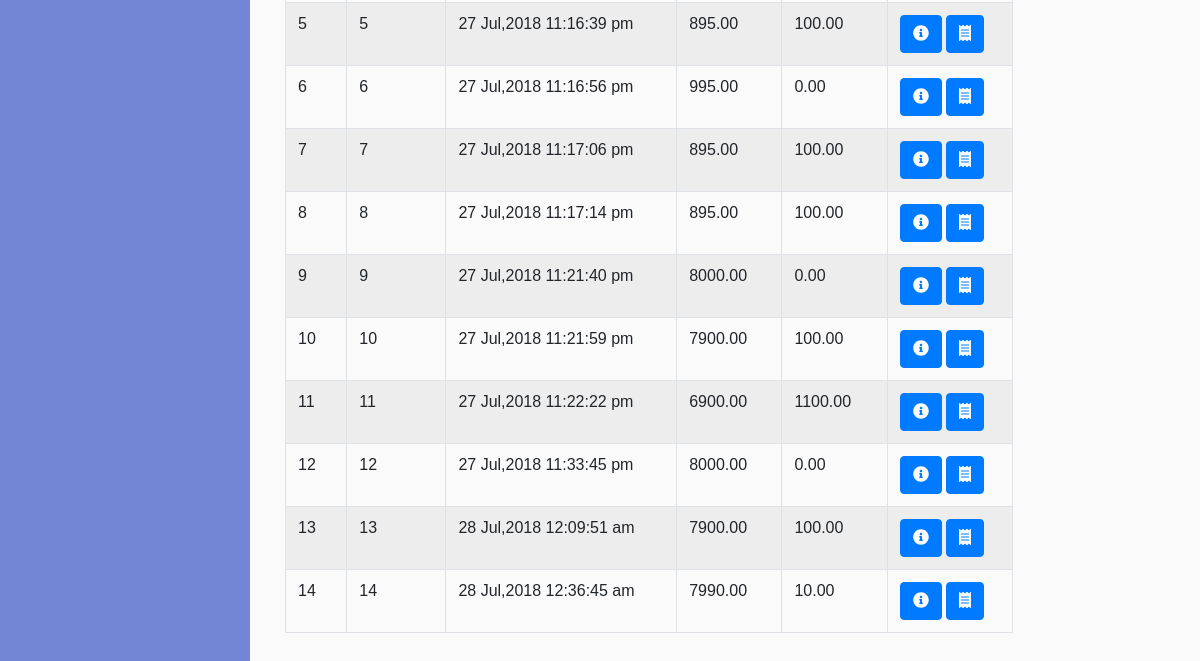
The app's page /order_list.php (signed in, lower part), older data.
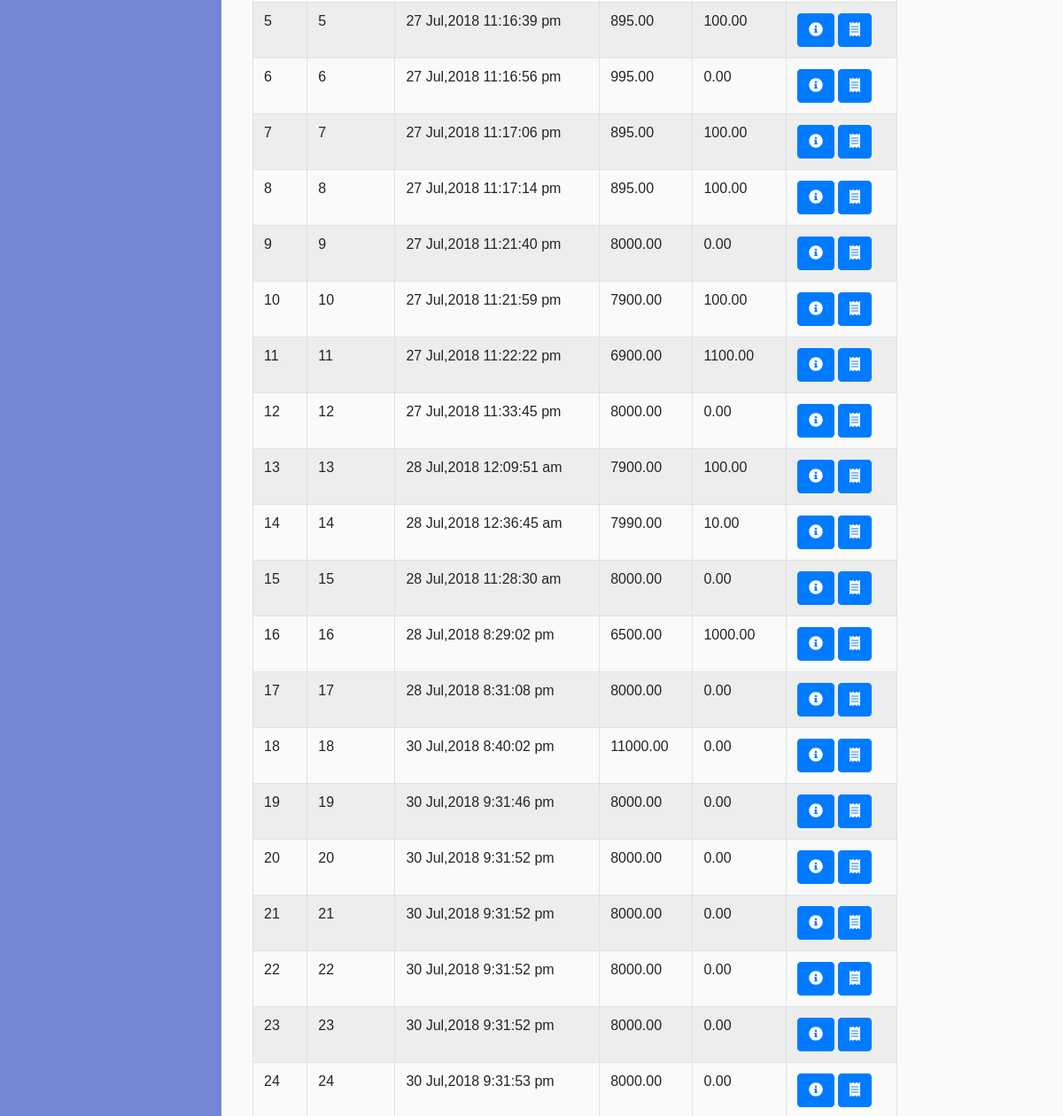
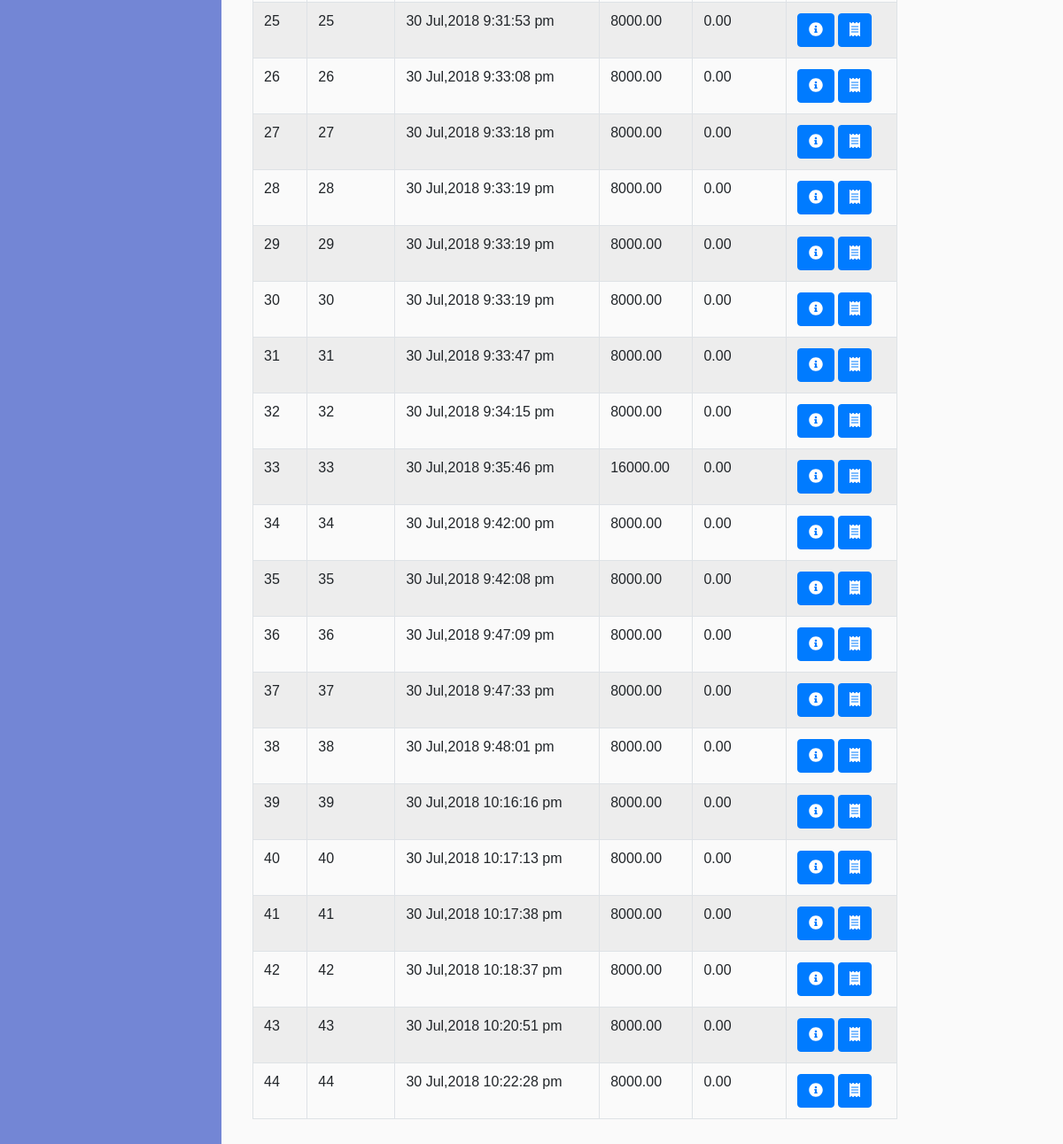
The same page, newer data (2 pictures, top to bottom).
### tables this page shows
CREATE TABLE `order` (
  `order_id` int(11) NOT NULL,
  `discount` float NOT NULL,
  `coustomer_id` int(11) NOT NULL,
  `status` tinyint(4) NOT NULL,
  `created` datetime NOT NULL,
  `total_amount` varchar(45) NOT NULL,
  `payment_type` varchar(60) NOT NULL,
  `user_used_id` int(11) NOT NULL
);

### core/database.php (called while the page is built, shortened)
<?php
class Database{
	private $dbhost;
	private $dbuser;
	private $dbpassword;
	private $dbname;
	private $connection;
	private $sql;
	private $result = array();
	public function __construct() {
		$this->dbhost = 'localhost';
		$this->dbuser = 'root';
		$this->dbpassword = '';
		$this->dbname = 'pos';
		$this->connection = '';
		$this->sql = '';
	}
	public function get_all_rows() {
		$query = $this->connection->query($this->sql);
		if($query) {
			$this->num_rows = $query->num_rows;
			$this->result = array();
			for($i = 0; $i < $this->num_rows; $i++) {
				array_push($this->result, $query->fetch_assoc());
			}
			return true;
		}
		return false;
	}
	public function connect() {
		$this->connection = new mysqli($this->dbhost, $this->dbuser, $this->dbpassword, $this->dbname);
		return true;
	}
    public function set_sql($str) {
    	$this->sql = $str;
    }
    public function get_result() {return $this->result;}
}
?>

### order_list.php (the view, shortened to what this page needs)
<?php
require_once('includes/header.php');
require_once('core/database.php');
$order_list = array();
$db = new Database();
$db->connect();
$sql = "SELECT * FROM `order`";
$db->set_sql($sql);
$db->get_all_rows();
if($db->get_num_rows()) {
	$order_list = $db->get_result();
}
?>
<div class="container mt-5">
	<div class="row">
		<div id="order_list_container" class="col-lg-10 col-md-10 col-sm-12 col-xs-12">
			<div class="table-responsive">
				<form id="cart_data">
					<table class="table table-striped table-bordered table-hover" id="order_list_table">
						<tbody id="order_list">
							<?php $itr=1; foreach ($order_list as $list) : ?>
								<tr>
									<td><?php echo $itr++; ?></td>
									<td><?php echo $list['order_id']; ?></td>
									<td><?php echo date('d M,Y g:i:s a',strtotime($list['created'])); ?></td>
									<td><?php printf('%.2f', $list['total_amount']); ?></td>
									<td><?php printf('%.2f', $list['discount']); ?></td>
									<td>
										<a href="order_detail.php?id=<?php echo $list['order_id']; ?>" class="btn btn-primary"><i class="fas fa-info-circle"></i></a>
										<a class="btn btn-primary" href="print_memo.php?id=<?php echo $list['order_id']; ?>&paid=0" target="_blank"><i class="fas fa-receipt"></i></a>
									</td>
								</tr>
							<?php endforeach; ?>
						</tbody>
					</table>
				</form>
			</div>
		</div>
	</div>
</div>
<?php require_once('includes/footer.php'); ?>

### includes/header.php (shortened to what this page needs)
<?php
    require_once('core/database.php');
?>
<!DOCTYPE html>
<html lang="en">
<head>
	<link rel="stylesheet" href="css/vendor/bootstrap/bootstrap-reboot.min.css">
    <link rel="stylesheet" href="css/vendor/fontawesome/all.css">
	<link rel="stylesheet" href="css/vendor/bootstrap/bootstrap.min.css">
    <link rel="stylesheet" href="css/vendor/bootstrap/bootstrap-grid.min.css">
    <link rel="stylesheet" href="css/vendor/navbars/sidenav.css">
    <link rel="stylesheet" href="css/vendor/autocomplete/autocomplete.css">
    <link rel="stylesheet" href="css/jquery.datetimepicker.min.css">
    <link rel="stylesheet" href="css/main.css">
</head>
<body>
    <div class="wrapper">
        <nav id="sidebar">
        </nav>
        <div id="content">

### includes/footer.php (shortened to what this page needs)
        </div>
    </div>
</body>
</html>

Row changes from the older to the newer data that the page shows:
added order: order_id "15", created "28 Jul,2018 11:28:30 am", total_amount "8000.00", discount "0.00"
added order: order_id "16", created "28 Jul,2018 8:29:02 pm", total_amount "6500.00", discount "1000.00"
added order: order_id "17", created "28 Jul,2018 8:31:08 pm", total_amount "8000.00", discount "0.00"
added order: order_id "18", created "30 Jul,2018 8:40:02 pm", total_amount "11000.00", discount "0.00"
added order: order_id "19", created "30 Jul,2018 9:31:46 pm", total_amount "8000.00", discount "0.00"
added order: order_id "20", created "30 Jul,2018 9:31:52 pm", total_amount "8000.00", discount "0.00"
added order: order_id "21", created "30 Jul,2018 9:31:52 pm", total_amount "8000.00", discount "0.00"
added order: order_id "22", created "30 Jul,2018 9:31:52 pm", total_amount "8000.00", discount "0.00"
added order: order_id "23", created "30 Jul,2018 9:31:52 pm", total_amount "8000.00", discount "0.00"
added order: order_id "24", created "30 Jul,2018 9:31:53 pm", total_amount "8000.00", discount "0.00"
added order: order_id "25", created "30 Jul,2018 9:31:53 pm", total_amount "8000.00", discount "0.00"
added order: order_id "26", created "30 Jul,2018 9:33:08 pm", total_amount "8000.00", discount "0.00"
added order: order_id "27", created "30 Jul,2018 9:33:18 pm", total_amount "8000.00", discount "0.00"
added order: order_id "28", created "30 Jul,2018 9:33:19 pm", total_amount "8000.00", discount "0.00"
added order: order_id "29", created "30 Jul,2018 9:33:19 pm", total_amount "8000.00", discount "0.00"
added order: order_id "30", created "30 Jul,2018 9:33:19 pm", total_amount "8000.00", discount "0.00"
added order: order_id "31", created "30 Jul,2018 9:33:47 pm", total_amount "8000.00", discount "0.00"
added order: order_id "32", created "30 Jul,2018 9:34:15 pm", total_amount "8000.00", discount "0.00"
added order: order_id "33", created "30 Jul,2018 9:35:46 pm", total_amount "16000.00", discount "0.00"
added order: order_id "34", created "30 Jul,2018 9:42:00 pm", total_amount "8000.00", discount "0.00"
added order: order_id "35", created "30 Jul,2018 9:42:08 pm", total_amount "8000.00", discount "0.00"
added order: order_id "36", created "30 Jul,2018 9:47:09 pm", total_amount "8000.00", discount "0.00"
added order: order_id "37", created "30 Jul,2018 9:47:33 pm", total_amount "8000.00", discount "0.00"
added order: order_id "38", created "30 Jul,2018 9:48:01 pm", total_amount "8000.00", discount "0.00"
added order: order_id "39", created "30 Jul,2018 10:16:16 pm", total_amount "8000.00", discount "0.00"
added order: order_id "40", created "30 Jul,2018 10:17:13 pm", total_amount "8000.00", discount "0.00"
added order: order_id "41", created "30 Jul,2018 10:17:38 pm", total_amount "8000.00", discount "0.00"
added order: order_id "42", created "30 Jul,2018 10:18:37 pm", total_amount "8000.00", discount "0.00"
added order: order_id "43", created "30 Jul,2018 10:20:51 pm", total_amount "8000.00", discount "0.00"
added order: order_id "44", created "30 Jul,2018 10:22:28 pm", total_amount "8000.00", discount "0.00"
